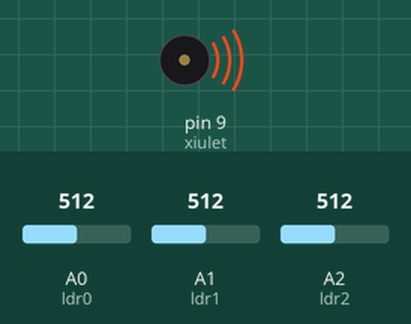
The sketch below on a simulated Arduino Uno, built with avr-gcc and run on an emulated ATmega328P. On the bench: buzzer (waves = sounding). Inputs (shaded band) come from the test bench; at power-on: A2 (ldr2) = 512, A0 (ldr0) = 512, A1 (ldr1) = 512.

Above: at 1.2 s.
1.3 s: A2 (ldr2) set to 306
4.3 s: A2 (ldr2) set to 0
At 5.3 s:
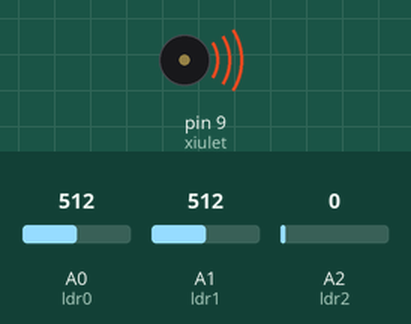
Timing chart, 0 to 11.8 s (numbered marks = the images above; inputs shaded):
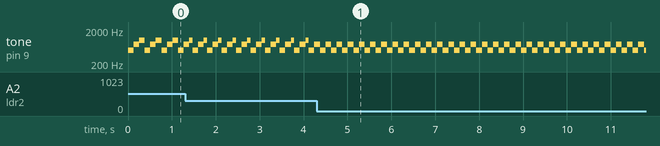

The sketch:

Avisador_acustic_2.ino
```cpp
/**********************************************************************************
**                                                                               **
**                              Avisador Acústic                                 **
**                                                                               **
** TeoDor DeDiu                                                                  **
**********************************************************************************/
//********** Includes *************************************************************
//********** Variables ************************************************************
const int xiulet = 9;             // donar nom al pin 9 de l’Arduino
const int ldr0 = A0;              // donar nom al pin A0 de l’Arduino
const int ldr1 = A1;              // donar nom al pin A0 de l’Arduino
const int ldr2 = A2;              // donar nom al pin A0 de l’Arduino
int valLdr0;                      // guardar valor del ldr
int valLdr1;                      // guardar valor del ldr
int valLdr2;                      // guardar valor del ldr
//********** Setup ****************************************************************
void setup()
{
pinMode(xiulet, OUTPUT);          // definir el pin 9 com una sortida
}
//********** Loop *****************************************************************
void loop()
{
valLdr0 = analogRead(ldr0);            // llegir valor ldr 0
valLdr0 = map(valLdr0,0,1023,0,255);   // mapejar valor de 0-1023 a 0-255
tone(xiulet,500,valLdr0);              // xiulet de durada 100ms
delay(valLdr0);                        // temps de pausa del xiulet

valLdr1 = analogRead(ldr1);            // llegir valor ldr 1
valLdr1 = map(valLdr1,0,1023,0,255);   // mapejar valor de 0-1023 a 0-255
tone(xiulet, 750, valLdr1);            // xiulet de durada 100ms
delay(valLdr1);                        // temps de pausa del xiulet

valLdr2 = analogRead(ldr2);            // llegir valor ldr 2
valLdr2 = map(valLdr2,0,1023,0,255);   // mapejar valor de 0-1023 a 0-255
tone(xiulet,1000,valLdr2);             // xiulet de durada 100ms
delay(valLdr2);                        // temps de pausa del xiulet
}
//********** Funcions *************************************************************
```

Measured:
- by itself, tone on pin 9 (xiulet): alternates 750 Hz for 0.13 s and 500 Hz for 0.13 s
